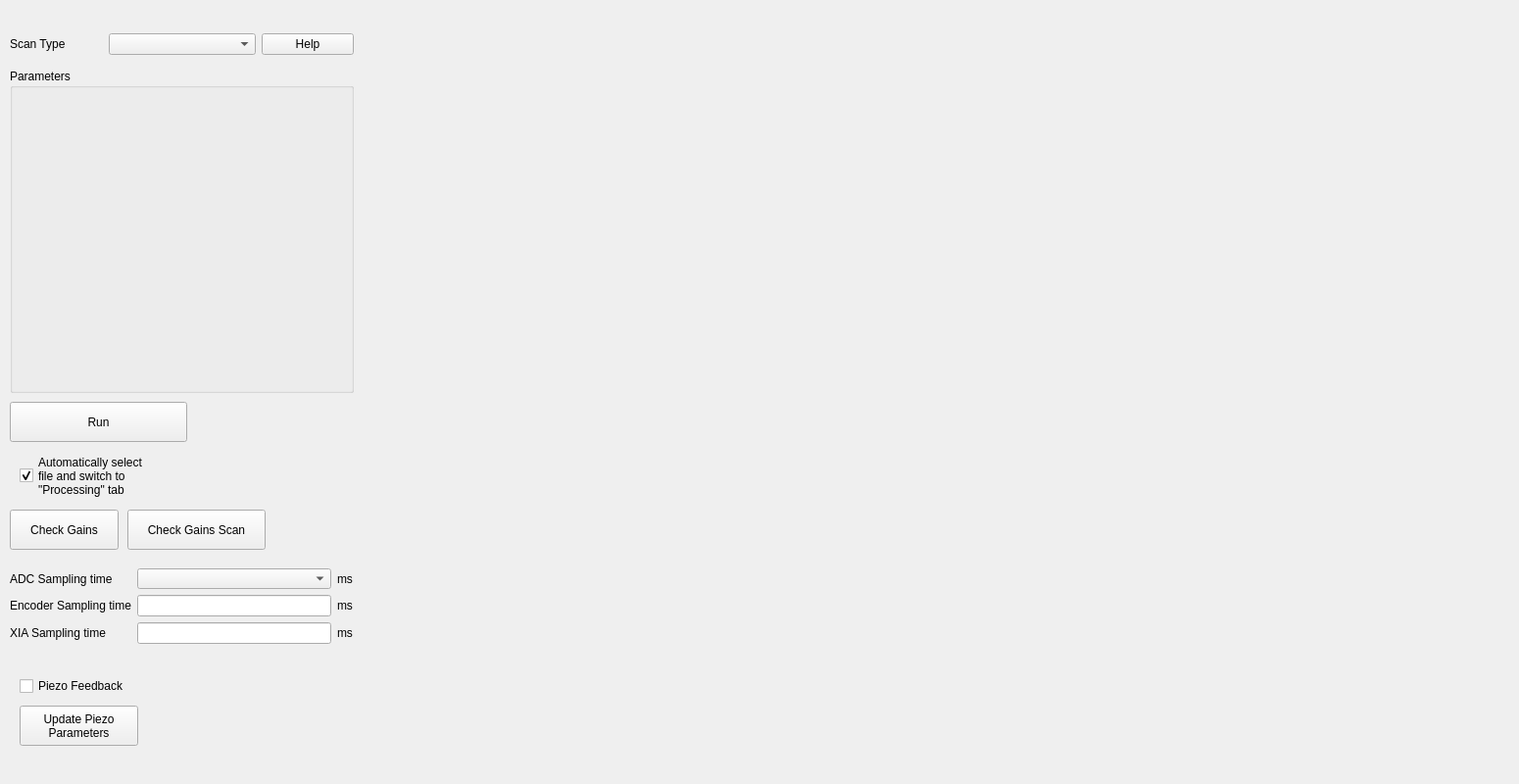
    <widget class="QWidget" name="tab_2">
     <attribute name="title">
      <string>Run </string>
     </attribute>
     <widget class="QPushButton" name="run_start">
      <property name="geometry">
       <rect>
        <x>10</x>
        <y>410</y>
        <width>181</width>
        <height>41</height>
       </rect>
      </property>
      <property name="text">
       <string>Run</string>
      </property>
     </widget>
     <widget class="QWidget" name="verticalLayoutWidget_2">
      <property name="geometry">
       <rect>
        <x>410</x>
        <y>40</y>
        <width>1131</width>
        <height>751</height>
       </rect>
      </property>
      <layout class="QVBoxLayout" name="plots"/>
     </widget>
     <widget class="QWidget" name="formLayoutWidget_3">
      <property name="geometry">
       <rect>
        <x>10</x>
        <y>30</y>
        <width>351</width>
        <height>31</height>
       </rect>
      </property>
      <layout class="QGridLayout" name="gridLayout_3">
       <item row="0" column="0">
        <widget class="QLabel" name="label_48">
         <property name="text">
          <string>Scan Type</string>
         </property>
        </widget>
       </item>
       <item row="0" column="1">
        <widget class="QComboBox" name="run_type">
         <property name="sizePolicy">
          <sizepolicy hsizetype="Preferred" vsizetype="Preferred">
           <horstretch>0</horstretch>
           <verstretch>0</verstretch>
          </sizepolicy>
         </property>
         <property name="minimumSize">
          <size>
           <width>150</width>
           <height>21</height>
          </size>
         </property>
        </widget>
       </item>
       <item row="0" column="2">
        <widget class="QPushButton" name="pushButton_scantype_help">
         <property name="minimumSize">
          <size>
           <width>0</width>
           <height>21</height>
          </size>
         </property>
         <property name="text">
          <string>Help</string>
         </property>
        </widget>
       </item>
      </layout>
     </widget>
     <widget class="QCheckBox" name="checkBox_auto_process">
      <property name="geometry">
       <rect>
        <x>20</x>
        <y>460</y>
        <width>161</width>
        <height>51</height>
       </rect>
      </property>
      <property name="text">
       <string>Automatically select
file and switch to
&quot;Processing&quot; tab</string>
      </property>
      <property name="checked">
       <bool>true</bool>
      </property>
      <property name="tristate">
       <bool>false</bool>
      </property>
     </widget>
     <widget class="QGroupBox" name="groupBox">
      <property name="geometry">
       <rect>
        <x>10</x>
        <y>70</y>
        <width>351</width>
        <height>331</height>
       </rect>
      </property>
      <property name="title">
       <string>Parameters</string>
      </property>
      <layout class="QVBoxLayout" name="verticalLayout">
       <item>
        <layout class="QGridLayout" name="gridLayout_13">
         <property name="sizeConstraint">
          <enum>QLayout::SetNoConstraint</enum>
         </property>
        </layout>
       </item>
       <item>
        <spacer name="verticalSpacer">
         <property name="orientation">
          <enum>Qt::Vertical</enum>
         </property>
         <property name="sizeHint" stdset="0">
          <size>
           <width>20</width>
           <height>40</height>
          </size>
         </property>
        </spacer>
       </item>
      </layout>
     </widget>
     <widget class="QPushButton" name="run_check_gains">
      <property name="geometry">
       <rect>
        <x>10</x>
        <y>520</y>
        <width>111</width>
        <height>41</height>
       </rect>
      </property>
      <property name="text">
       <string>Check Gains</string>
      </property>
     </widget>
     <widget class="QWidget" name="gridLayoutWidget_9">
      <property name="geometry">
       <rect>
        <x>10</x>
        <y>580</y>
        <width>350</width>
        <height>85</height>
       </rect>
      </property>
      <layout class="QGridLayout" name="gridLayout_19">
       <item row="0" column="0">
        <widget class="QLabel" name="label_99">
         <property name="text">
          <string>ADC Sampling time</string>
         </property>
        </widget>
       </item>
       <item row="3" column="0">
        <spacer name="verticalSpacer_2">
         <property name="orientation">
          <enum>Qt::Vertical</enum>
         </property>
         <property name="sizeHint" stdset="0">
          <size>
           <width>20</width>
           <height>40</height>
          </size>
         </property>
        </spacer>
       </item>
       <item row="0" column="1">
        <widget class="QComboBox" name="comboBox_samp_time">
         <property name="sizePolicy">
          <sizepolicy hsizetype="Preferred" vsizetype="Preferred">
           <horstretch>0</horstretch>
           <verstretch>0</verstretch>
          </sizepolicy>
         </property>
         <property name="minimumSize">
          <size>
           <width>150</width>
           <height>21</height>
          </size>
         </property>
        </widget>
       </item>
       <item row="0" column="2">
        <widget class="QLabel" name="label_100">
         <property name="sizePolicy">
          <sizepolicy hsizetype="Maximum" vsizetype="Preferred">
           <horstretch>0</horstretch>
           <verstretch>0</verstretch>
          </sizepolicy>
         </property>
         <property name="text">
          <string>ms</string>
         </property>
        </widget>
       </item>
       <item row="1" column="0">
        <widget class="QLabel" name="label_101">
         <property name="text">
          <string>Encoder Sampling time</string>
         </property>
        </widget>
       </item>
       <item row="1" column="2">
        <widget class="QLabel" name="label_104">
         <property name="sizePolicy">
          <sizepolicy hsizetype="Maximum" vsizetype="Preferred">
           <horstretch>0</horstretch>
           <verstretch>0</verstretch>
          </sizepolicy>
         </property>
         <property name="text">
          <string>ms</string>
         </property>
        </widget>
       </item>
       <item row="1" column="1">
        <widget class="QLineEdit" name="lineEdit_samp_time"/>
       </item>
       <item row="2" column="0">
        <widget class="QLabel" name="label_114">
         <property name="text">
          <string>XIA Sampling time</string>
         </property>
        </widget>
       </item>
       <item row="2" column="1">
        <widget class="QLineEdit" name="lineEdit_xia_samp"/>
       </item>
       <item row="2" column="2">
        <widget class="QLabel" name="label_115">
         <property name="sizePolicy">
          <sizepolicy hsizetype="Maximum" vsizetype="Preferred">
           <horstretch>0</horstretch>
           <verstretch>0</verstretch>
          </sizepolicy>
         </property>
         <property name="text">
          <string>ms</string>
         </property>
        </widget>
       </item>
      </layout>
     </widget>
     <widget class="QCheckBox" name="checkBox_piezo_fb">
      <property name="geometry">
       <rect>
        <x>20</x>
        <y>690</y>
        <width>131</width>
        <height>20</height>
       </rect>
      </property>
      <property name="text">
       <string>Piezo Feedback</string>
      </property>
     </widget>
     <widget class="QPushButton" name="update_piezo">
      <property name="geometry">
       <rect>
        <x>20</x>
        <y>720</y>
        <width>121</width>
        <height>41</height>
       </rect>
      </property>
      <property name="text">
       <string>Update Piezo
Parameters</string>
      </property>
     </widget>
     <widget class="QPushButton" name="run_check_gains_scan">
      <property name="geometry">
       <rect>
        <x>130</x>
        <y>520</y>
        <width>141</width>
        <height>41</height>
       </rect>
      </property>
      <property name="text">
       <string>Check Gains Scan</string>
      </property>
     </widget>
    </widget>
